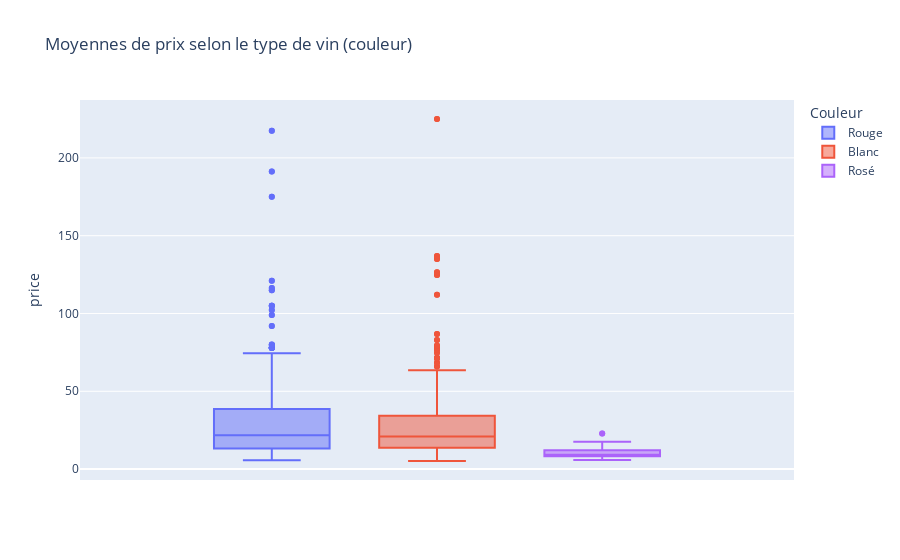

The notebook cell this image was saved under:
### Code cell
px.box(allin_for_analyze, y="price", color="Couleur", title= "Moyennes de prix selon le type de vin (couleur)")

### Figure 1 — Plotly figure (JSON) as saved in the notebook; plotly's stock layout.template omitted (floating-point values rounded to 4 significant figures; data arrays with more than 128 entries replaced by an {"elided": "..."} marker saying what was removed)
{"data": [{"alignmentgroup": "True", "hovertemplate": "Couleur=Rouge<br>price=%{y}<extra></extra>", "legendgroup": "Rouge", "marker": {"color": "#636efa"}, "name": "Rouge", "notched": false, "offsetgroup": "Rouge", "orientation": "v", "showlegend": true, "type": "box", "x0": " ", "xaxis": "x", "y": {"elided": "598 float values"}, "y0": " ", "yaxis": "y"}, {"alignmentgroup": "True", "hovertemplate": "Couleur=Blanc<br>price=%{y}<extra></extra>", "legendgroup": "Blanc", "marker": {"color": "#EF553B"}, "name": "Blanc", "notched": false, "offsetgroup": "Blanc", "orientation": "v", "showlegend": true, "type": "box", "x0": " ", "xaxis": "x", "y": {"elided": "492 float values"}, "y0": " ", "yaxis": "y"}, {"alignmentgroup": "True", "hovertemplate": "Couleur=Rosé<br>price=%{y}<extra></extra>", "legendgroup": "Rosé", "marker": {"color": "#ab63fa"}, "name": "Rosé", "notched": false, "offsetgroup": "Rosé", "orientation": "v", "showlegend": true, "type": "box", "x0": " ", "xaxis": "x", "y": [9.4, 9.4, 9.9, 9.9, 8.2, 8.2, 9.1, 9.1, 6.5, 6.5, 13.9, 13.9, 17.5, 17.5, 8.5, 8.5, 7.6, 7.6, 9.2, 9.2, 12.1, 12.1, 5.8, 5.8, 9.8, 9.8, 8.7, 8.7, 8.7, 8.7, 6.5, 6.5, 14.4, 14.4, 22.8, 22.8, 9.3, 9.3], "y0": " ", "yaxis": "y"}], "layout": {"boxmode": "group", "legend": {"title": {"text": "Couleur"}, "tracegroupgap": 0}, "title": {"text": "Moyennes de prix selon le type de vin (couleur)"}, "xaxis": {"anchor": "y", "domain": [0, 1]}, "yaxis": {"anchor": "x", "domain": [0, 1], "title": {"text": "price"}}}}
